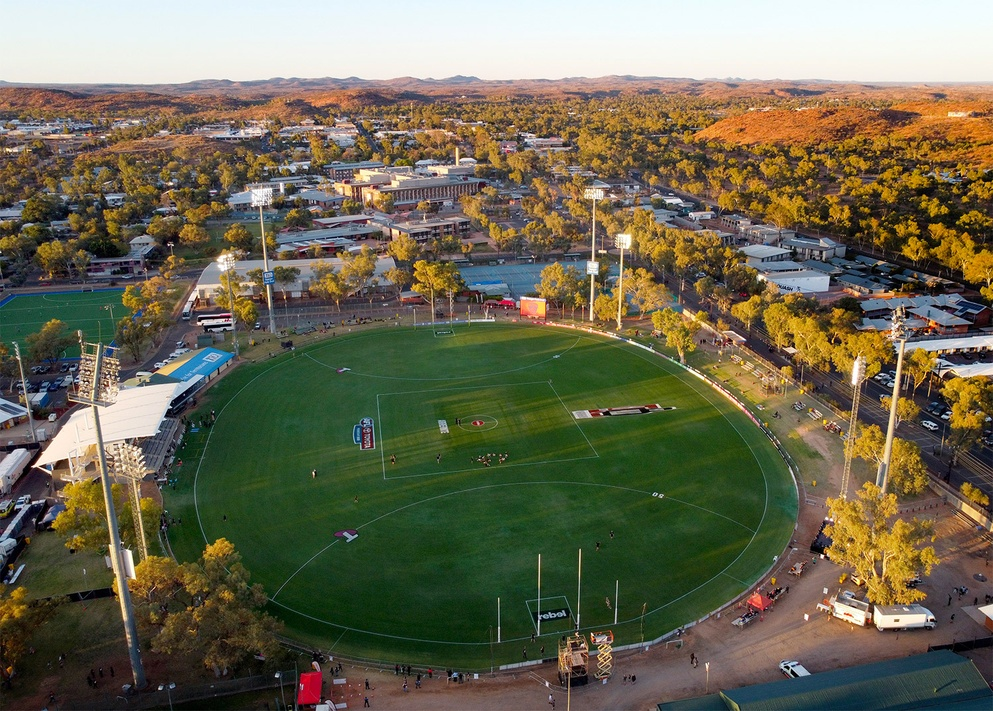
#> input picture tools/grounds/traeger/refs/ref.jpg, 993 x 711 px, shrunk from 1500 x 1074 before the run
$ python lineout.py refs/ref.jpg out.png refs/ref.jpg 5 out.png
#> lines starting #> are read from the running program, lines starting #| are printed output that depends on the picture
# Refine each rough straight cable line to the darkest thin line nearby, then inpaint it.
# python lineout.py in out "x1,y1,x2,y2 ..." [width] [debug]
import sys,cv2,numpy as np
im=cv2.imread(sys.argv[1]);g=cv2.cvtColor(im,cv2.COLOR_BGR2GRAY).astype(np.float32)
#> further down, im is the input picture: shape (711, 993, 3); mean B, G, R 82, 104.4, 107.9
#> after `g = cv2.cvtColor(im, cv2.COLOR_BGR2GRAY).astype(np.float32)`:
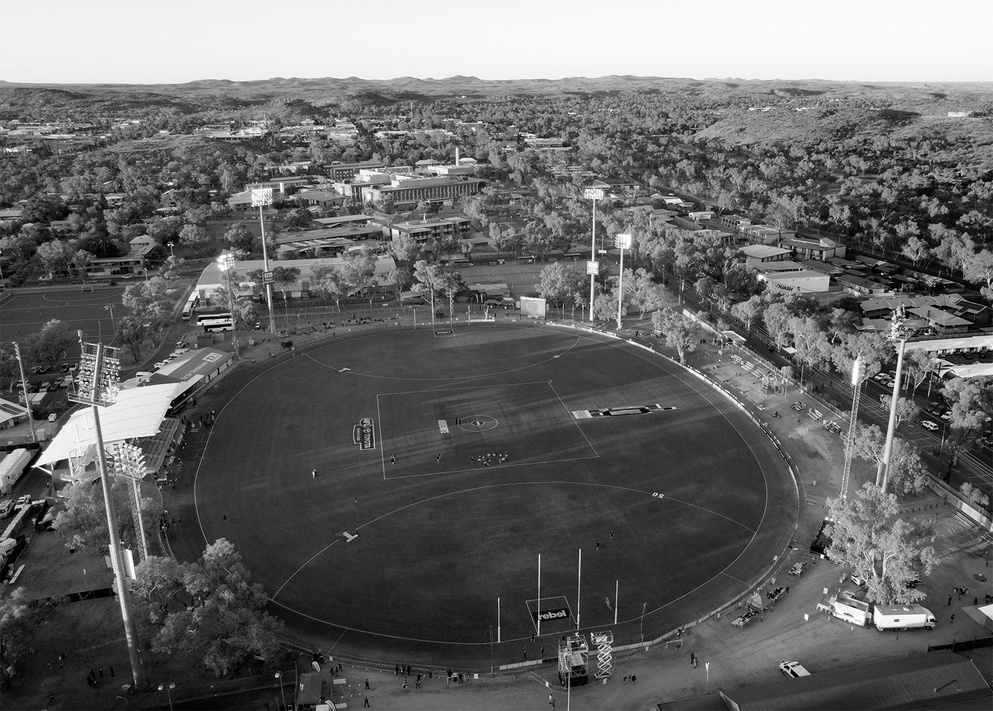
#> g: shape (711, 993) float32; min 0, max 255, mean 102.9
bh=cv2.morphologyEx(g,cv2.MORPH_BLACKHAT,cv2.getStructuringElement(cv2.MORPH_ELLIPSE,(7,7)))
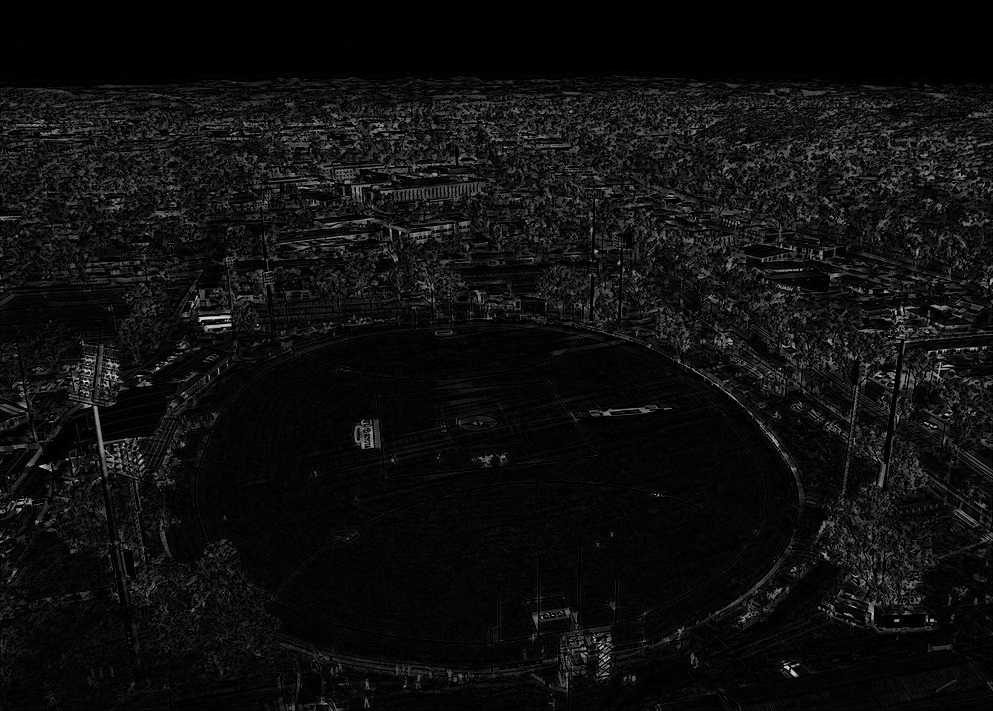
#> bh: shape (711, 993) float32; min 0, max 236, mean 14.8
w=int(sys.argv[4]) if len(sys.argv)>4 else 3;H,W=g.shape;m=np.zeros((H,W),np.uint8)
#> after `H, W = g.shape`: H = 711; W = 993
def score(x1,y1,x2,y2):
    n=int(np.hypot(x2-x1,y2-y1));t=np.linspace(0,1,n);xs=x1+(x2-x1)*t;ys=y1+(y2-y1)*t
    ok=(xs>=0)&(xs<W-1)&(ys>=0)&(ys<H-1);return bh[ys[ok].astype(int),xs[ok].astype(int)].mean() if ok.sum()>10 else 0
for s in sys.argv[3].split():
#> (the run stopped early here; a loop or call above may not have finished)
